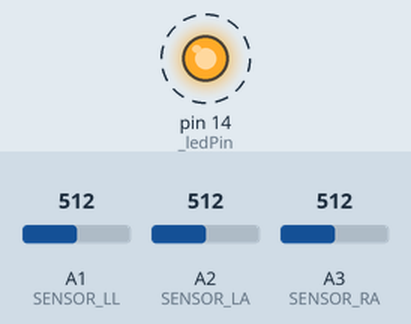
The sketch below on a simulated Arduino Uno, built with avr-gcc and run on an emulated ATmega328P. Shown: output pins drawn as LEDs (lit = HIGH). Dashed ring = blinking. Inputs (shaded band) come from the test bench; at power-on: A1 (SENSOR_LL) = 512, A2 (SENSOR_LA) = 512, A3 (SENSOR_RA) = 512. What the sketch prints to the serial monitor is not drawn.

Above: at 1.2 s.
1.3 s: A1 (SENSOR_LL) set to 1023
Timing chart, 0 to 13.3 s (numbered marks = the images above; inputs shaded):
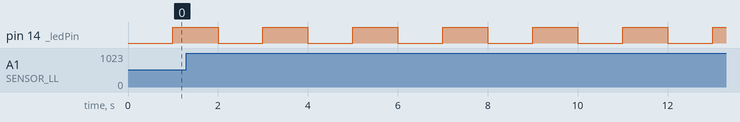

The sketch:

BasicFirmware.ino
```cpp
/*
    Johan Korten
    for HAN ESE, WKZ, Capgemini / GET Hackaton Challenge 2025

    V1.0 Jan 2025

    Based on Wire Slave Sender and Receiver by Nicholas Zambetti <http://www.zambetti.com> March 2006

*/

#include <Wire.h>
#include "HeartBeat.h"
#include "ECGSensing.h"

#include "SerialHelper.h"
#include "ECGSensor.h"

#define ECG_MODULE_ADDR 0x2A
#define HEARTBEAT_LEDPIN 14
#define DEFAULT_HEARTBEAT_INTERVAL 1000

// Define sensors
ECGSensor sensorLL(A1); // PB08 red
ECGSensor sensorLA(A2); // PB09 black
ECGSensor sensorRA(A3); // PA04 white

HeartBeat heartBeat = HeartBeat(); // (HEARTBEAT_LEDPIN, DEFAULT_HEARTBEAT_INTERVAL) ;

void setup() {
  heartBeat.begin();
  initSerial();
  Wire.begin(ECG_MODULE_ADDR);     // join i2c bus with address #4
  Wire.onReceive(receiveEvent);  // register event maybe for future usage
  Wire.onRequest(requestEvent);    // register event
}

void loop() {
  heartBeat.blink();
  readAndReportECGLeads();
}

// function that executes whenever data is received from master
// this function is registered as an event, see setup()
// Maybe useful for future usage

void receiveEvent(int howMany) {
  (void)howMany;  // avoid compiler warning about unused parameter

  while (1 < Wire.available())  // loop through all but the last
  {
    char c = Wire.read();  // receive byte as a character
    Serial.print(c);       // print the character
  }
  int x = Wire.read();  // receive byte as an integer
  Serial.println(x);    // print the integer
}

// function that executes whenever data is requested by master
// this function is registered as an event, see setup()
void requestEvent()
{

  Wire.write("012345"); // respond with message of 6 bytes (HLL, LLL, HLA, LLA, HRA, LRA)
                        // as expected by master
}
```

ECGSensing.h
```cpp
/*
    Johan Korten
    for HAN ESE, WKZ, Capgemini / GET Hackaton Challenge 2025

    V1.0 Jan 2025

*/

// Sensor Definitions:

#define SENSOR_LL A1  // PB08 red
#define SENSOR_LA A2  // PB09 black
#define SENSOR_RA A3  // PA04 white


void readAndReportECGLeads() {
  Serial.print(analogRead(SENSOR_LL));
  Serial.print(" ");
  Serial.print(analogRead(SENSOR_LA));
  Serial.print(" ");
  Serial.print(analogRead(SENSOR_RA));
  Serial.println();
}
```

ECGSensor.cpp
```cpp
/*
    Johan Korten
    for HAN ESE, WKZ, Capgemini / GET Hackaton Challenge 2025

    V1.0 Jan 2025

*/


#include "ECGSensor.h"

ECGSensor::ECGSensor(uint8_t pin) : pin(pin), value(0) {}

void ECGSensor::read() {
  value = analogRead(pin);
}

uint16_t ECGSensor::getValue() const {
  return value;
}

uint8_t ECGSensor::getHighByte() const {
  return (value >> 8) & 0xFF;
}

uint8_t ECGSensor::getLowByte() const {
  return value & 0xFF;
}
```

ECGSensor.h
```cpp
/*
    Johan Korten
    for HAN ESE, WKZ, Capgemini / GET Hackaton Challenge 2025

    V1.0 Jan 2025

*/

#ifndef ECG_SENSOR_H
#define ECG_SENSOR_H

#include "Arduino.h"

class ECGSensor {
public:
  ECGSensor(uint8_t pin);
  void read();
  uint16_t getValue() const;
  uint8_t getHighByte() const;
  uint8_t getLowByte() const;

private:
  uint8_t pin;
  uint16_t value;
};

#endif // ECG_SENSOR_H
```

HeartBeat.cpp
```cpp
/*
    Johan Korten
    for HAN ESE, WKZ, Capgemini / GET Hackaton Challenge 2025

    V1.0 Jan 2025

*/

#include "HeartBeat.h"
#include "Arduino.h"

HeartBeat::HeartBeat() {
  _ledPin = 14;
  _interval = 1000;
}

HeartBeat::HeartBeat(unsigned int ledPin, long interval) {
   _ledPin = ledPin;
   _interval = interval;
}

void HeartBeat::begin() {
    pinMode(_ledPin, OUTPUT);
}

void HeartBeat::blink() {
  unsigned long currentMillis = millis();
  if (currentMillis - _previousMillis >= _interval) {
    _previousMillis = currentMillis;
    if (digitalRead(_ledPin) == LOW) {
      digitalWrite(_ledPin, HIGH);   // Turn it on
    } else {
      digitalWrite(_ledPin, LOW);    // Turn it off
    }
  }
}
```

HeartBeat.h
```cpp
/*
    Johan Korten
    for HAN ESE, WKZ, Capgemini / GET Hackaton Challenge 2025

    V1.0 Jan 2025

*/

#ifndef HeartBeat_h
#define HeartBeat_h

class HeartBeat {
  private:
    unsigned int _ledPin;
    long _interval;
    long _previousMillis;
  public:
    HeartBeat();
    HeartBeat(unsigned int ledPin, long interval);
    void begin();
    void blink();
};

#endif
```

SerialHelper.h
```cpp
/*
    Johan Korten
    for HAN ESE, WKZ, Capgemini / GET Hackaton Challenge 2025

    V1.0 Jan 2025

*/

#define SERIAL_BAUDRATE 115200

void initSerial() {
  Serial.begin(SERIAL_BAUDRATE);
}
```

Measured:
- by itself, pin 14 (_ledPin): alternates HIGH for 1.0 s and LOW for 1.0 s
